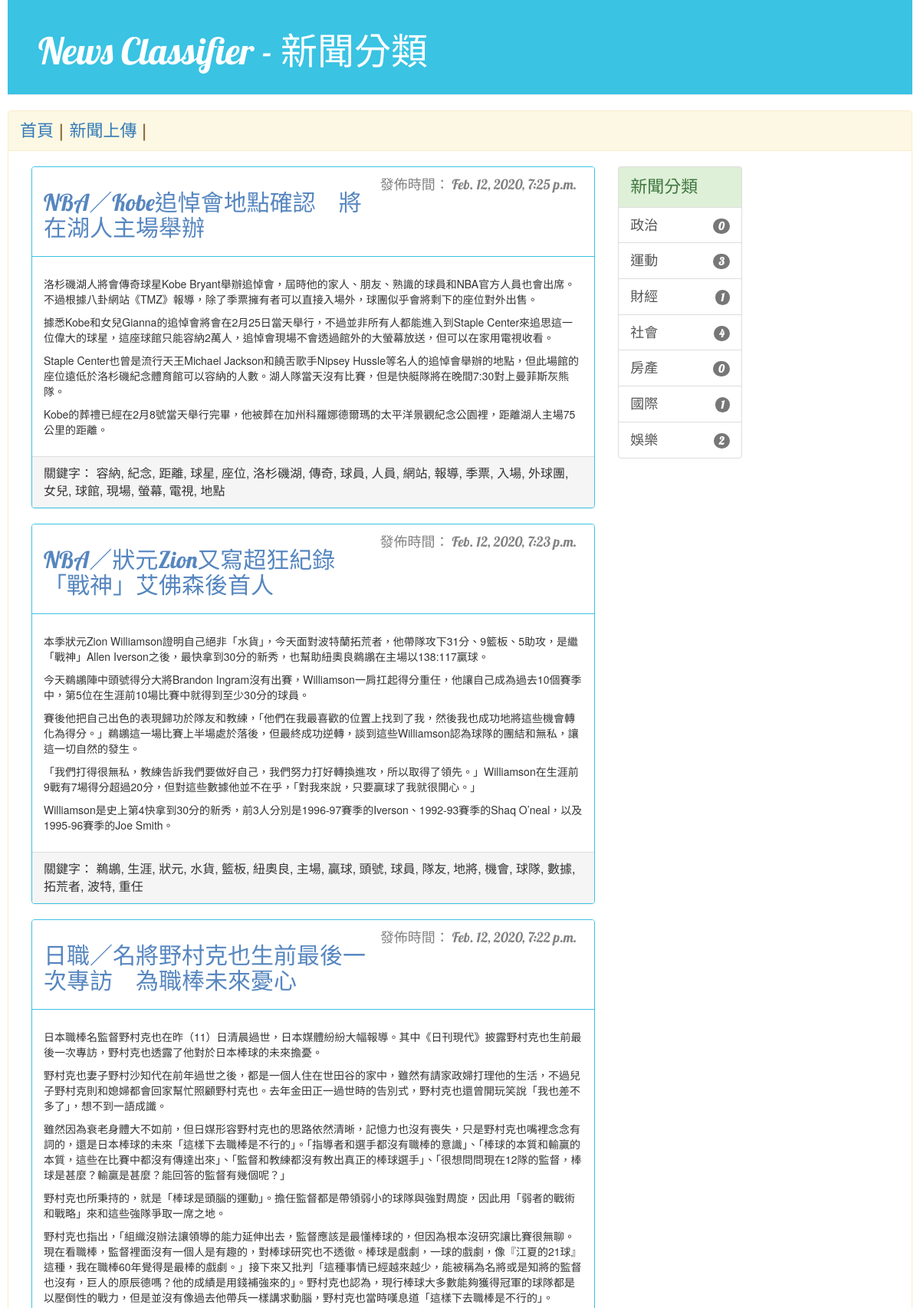
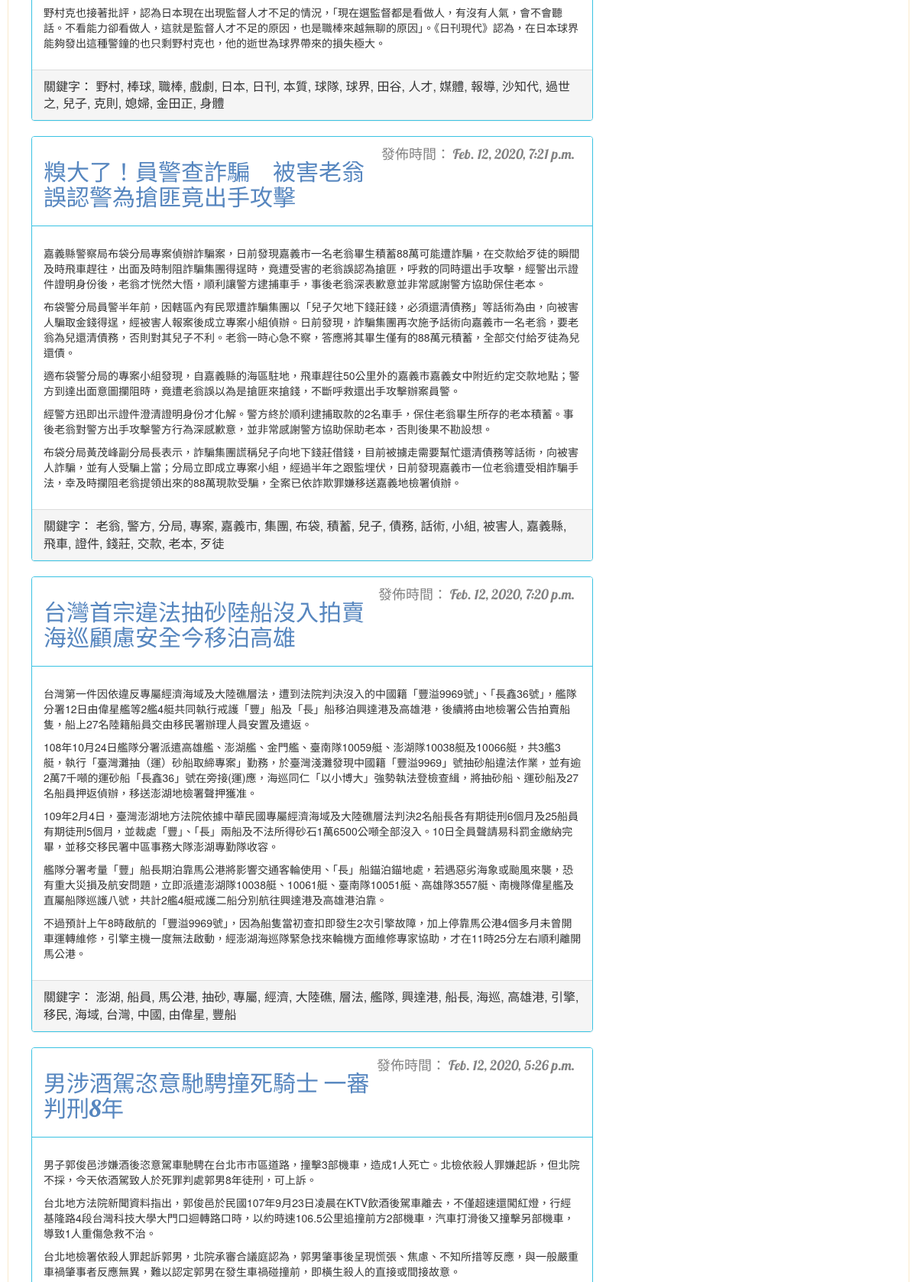
Page /news/ (upper part) on the committed database (2 pictures, top to bottom).
### news/models.py (models this page shows, shortened)
class News(models.Model):
    author = models.ForeignKey(User, on_delete=models.CASCADE) # 連接使用者模組，刪除時則會將關聯對象一併刪除
    title = models.CharField(max_length=200)
    content = models.TextField()
    keyword = models.CharField(max_length=100)
    category = models.IntegerField()
    created_date = models.DateTimeField(default=timezone.now)
    created_time = models.DateTimeField(auto_now_add = True)

class NewsType(models.Model): # 新聞類型
    type_id = models.IntegerField()
    type_name = models.CharField(max_length=15)

### news/views.py (the view)
# urls.py: path('', views.news_list, name='news_list'),
def news_list(request):
    cate_cnt = News.objects.values('category').annotate(cnt=Count('category'))
    types = NewsType.objects.all()
    type_arr = getTypeArr(cate_cnt, types)
    posts = News.objects.all().order_by('-created_date')
    return render(request, 'news/news_list.html', {'posts': posts, 'type_arr': type_arr})

### news/views.py (called while the page is built)
def getTypeArr(cate_cnt, types):
    cate_dict = {}
    for cate in cate_cnt:
        cate_dict[cate['category']] = cate['cnt']
    type_arr = []
    for t in types:
        type_dict = {}
        type_dict['type_id'] = t.type_id
        type_dict['type_name'] = t.type_name
        if t.type_id in cate_dict.keys():
            type_dict['cnt'] = cate_dict[t.type_id]
        else:
            type_dict['cnt'] = 0
        type_arr.append(type_dict)
    return type_arr

### news/templates/news/news_list.html (shortened to what this page needs)
{% extends 'news/base.html' %}
{% block content %}
</div>
<div class=" container-fluid ">
	<div class="col-md-8">
		<br>
		{% for post in posts %}
		<div class="panel panel-mine">
			<div class="panel-heading">
				<div class="date lead-small">
				  <p>發佈時間： {{post.created_date}}</p>
				</div>
				<h2><font color="#5686BF">{{post.title}}</font></h2>
			</div>
			<div class="panel-body">
				<p>{{post.content|linebreaks}}</p>
			</div>
			<div class="panel-footer mid-word">關鍵字： {{post.keyword}}</div>
		</div>
		{% empty %}
		<p class="lead-mid">此分類暫無新聞，敬請期待！</p>
		{% endfor %}
	</div>
{% endblock %}

### news/templates/news/base.html (shortened to what this page needs)
{% load staticfiles %}
<!DOCTYPE html>
<html lang="zh-TW">
<head>
	<link rel="stylesheet" href="https://maxcdn.bootstrapcdn.com/bootstrap/3.3.7/css/bootstrap.min.css">
	<link rel="stylesheet" href="{% static 'css/blog.css' %}">
</head>
<body>
    <div class="page-header">
        <a href="{% url 'news_list' %}"><h1>News Classifier - 新聞分類</h1></a>
    </div>
	<div class="panel panel-warning">
		<div class="panel-heading">
			<a class="lead-mid" href="{% url 'news_list' %}">首頁</a>
			<span class="lead-mid"> | </span>
			<a class="lead-mid" href="{% url 'news_add' %}">新聞上傳</a>
			<span class="lead-mid"> | </span>
    {% block content %}{% endblock %}
	<div class="hidden-xs col-lg-2">
		<br>
		<div class="list-group">
		<div class="list-group-item list-group-item-success lead-mid">新聞分類</div>
			{% for type in type_arr %}
			<a href="{% url 'news_nav' num=type.type_id %}" class="list-group-item lead-small">
				{{ type.type_name }}
				<span class="badge lead-xs">{{ type.cnt }}</span>
			</a>
			{% empty %}
			<ul>暫無分類，敬請期待</ul>
			{% endfor %}
		</div>
	</div>
</div>
</body>
</html>

### news/static/css/blog.css (style rules this page uses)
body { padding-left: 10px; padding-right: 10px; }
div.page-header { background-color: #3AC3E3; margin-top: 0; padding: 20px 20px 20px 40px; }
div.page-header h1, .page-header h1 a, .page-header h1 a:visited, .page-header h1 a:active { color: #ffffff; font-size: 36pt; text-decoration: none; }
h1, h2, h3, h4 { font-family: 'lobster', cursive; }
.date { float: right; color: #828282; padding-right: 8px; }
.mid-word { font-size: 12pt; }
.lead-xs { margin-top:4px; font-size:14px; font-family: 'lobster', cursive; }
.lead-small { font-size:18px; font-family: 'lobster', cursive; }
.lead-mid { font-size:22px; font-family: 'lobster', cursive; }
.panel-mine { border-color:#3AC3E3; }
.panel-mine>.panel-heading { color:#3c763d;background-color:#ffffff;border-color:#3AC3E3;border-size: 10px; }

### rows in the picture
News: created_date "Feb. 12, 2020, 7:25 p.m.", title "NBA／Kobe追悼會地點確認 將在湖人主場舉辦", content "洛杉磯湖人將會傳奇球星Kobe Bryant舉辦追悼會，屆時他的家人、朋友、熟識的球員和NBA官方人員也會出席。不過根據八卦網站《TMZ》報導，除了季票擁有者可以直接入場外，球團似乎會將剩下的座位對外出售。 據悉Kobe和女兒Gianna的追悼會將會在2月25日當天舉行，不過並非所有人都能進入到Staple Center來追思這一位偉大的球星，這座球館只能容納2萬人，追悼會現場不會透過館外的大螢幕放送，但可以在家用電視收看。 Staple Center也曾是流行天王Michael Jackson和饒舌歌手Nipsey Hussle等名人的追悼會舉辦的地點，但此場館的座位遠低於洛杉磯紀念體育館可以容納的人數。湖人隊當天沒有比賽，但是快艇隊將在晚間7:30對上曼菲斯灰熊隊。 Kobe的葬禮已經在2月8號當天舉行完畢，他被葬在加州科羅娜德爾瑪的太平洋景觀紀念公園裡，距離湖人主場75公里的距離。", keyword "容納, 紀念, 距離, 球星, 座位, 洛杉磯湖, 傳奇, 球員, 人員, 網站, 報導, 季票, 入場, 外球團, 女兒, 球館, 現場, 螢幕, 電視, 地點"
News: created_date "Feb. 12, 2020, 7:23 p.m.", title "NBA／狀元Zion又寫超狂紀錄 「戰神」艾佛森後首人", content "本季狀元Zion Williamson證明自己絕非「水貨」，今天面對波特蘭拓荒者，他帶隊攻下31分、9籃板、5助攻，是繼「戰神」Allen Iverson之後，最快拿到30分的新秀，也幫助紐奧良鵜鶘在主場以138:117贏球。 今天鵜鶘陣中頭號得分大將Brandon Ingram沒有出賽，Williamson一肩扛起得分重任，他讓自己成為過去10個賽季中，第5位在生涯前10場比賽中就得到至少30分的球員。 賽後他把自己出色的表現歸功於隊友和教練，「他們在我最喜歡的位置上找到了我，然後我也成功地將這些機會轉化為得分。」鵜鶘這一場比賽上半場處於落後，但最終成功逆轉，談到這些Williamson認為球隊的團結和無私，讓這一切自然的發生。 「我們打得很無私，教練告訴我們要做好自己，我們努力打好轉換進攻，所以取得了領先。」Williamson在生涯前9戰有7場得分超過20分，但對這些數據他並不在乎，「對我來說，只要贏球了我就很開心。」 Williamson是史上第4快拿到30分的新秀，前3人分別是1996-97賽季的Iverson、1992-93賽季的Shaq O’neal，以及1995-96賽季的Joe Smith。", keyword "鵜鶘, 生涯, 狀元, 水貨, 籃板, 紐奧良, 主場, 贏球, 頭號, 球員, 隊友, 地將, 機會, 球隊, 數據, 拓荒者, 波特, 重任"
News: created_date "Feb. 12, 2020, 7:22 p.m.", title "日職／名將野村克也生前最後一次專訪 為職棒未來憂心", content "日本職棒名監督野村克也在昨（11）日清晨過世，日本媒體紛紛大幅報導。其中《日刊現代》披露野村克也生前最後一次專訪，野村克也透露了他對於日本棒球的未來擔憂。 野村克也妻子野村沙知代在前年過世之後，都是一個人住在世田谷的家中，雖然有請家政婦打理他的生活，不過兒子野村克則和媳婦都會回家幫忙照顧野村克也。去年金田正一過世時的告別式，野村克也還曾開玩笑說「我也差不多了」，想不到一語成讖。 雖然因為衰老身體大不如前，但日媒形容野村克也的思路依然清晰，記憶力也沒有喪失，只是野村克也嘴裡念念有詞的，還是日本棒球的未來「這樣下去職棒是不行的」。「指導者和選手都沒有職棒的意識」、「棒球的本質和輸贏的本質，這些在比賽中都沒有傳達出來」、「監督和教練都沒有教出真正的棒球選手」、「很想問問現在12隊的監督，棒球是甚麼？輸贏是甚麼？能回答的監督有幾個呢？」 野村克也所秉持的，就是「棒球是頭腦的運動」。擔任監督都是帶領弱小的球隊與強對周旋，因此用「弱者的戰術和戰略」來和這些強隊爭取一席之地。 野村克也指出，「組織沒辦法讓領導的能力延伸出去，監督應該是最懂棒球的，但因為根本沒研究讓比賽很無聊。現在看職棒，監督裡面沒有一個人是有趣的，對棒球研究也不透徹。棒球是戲劇，一球的戲劇，像『江夏的21球』這種，我在職棒60年覺得是最棒的戲劇。」接下來又批判「這種事情已經越來越少，能被稱為名將或是知將的監督也沒有，巨人的原辰德嗎？他的成績是用錢補強來的」。野村克也認為，現行棒球大多數能夠獲得冠軍的球隊都是以壓倒性的戰力，但是並沒有像過去他帶兵一樣講求動腦，野村克也當時嘆息道「這樣下去職棒是不行的」。…", keyword "野村, 棒球, 職棒, 戲劇, 日本, 日刊, 本質, 球隊, 球界, 田谷, 人才, 媒體, 報導, 沙知代, 過世之, 兒子, 克則, 媳婦, 金田正, 身體"
News: created_date "Feb. 12, 2020, 7:21 p.m.", title "糗大了！員警查詐騙 被害老翁誤認警為搶匪竟出手攻擊", content "嘉義縣警察局布袋分局專案偵辦詐騙案，日前發現嘉義市一名老翁畢生積蓄88萬可能遭詐騙，在交款給歹徒的瞬間及時飛車趕往，出面及時制阻詐騙集團得逞時，竟遭受害的老翁誤認為搶匪，呼救的同時還出手攻擊，經警出示證件證明身份後，老翁才恍然大悟，順利讓警方逮捕車手，事後老翁深表歉意並非常感謝警方協助保住老本。 布袋警分局員警半年前，因轄區內有民眾遭詐騙集團以「兒子欠地下錢莊錢，必須還清債務」等話術為由，向被害人騙取金錢得逞，經被害人報案後成立專案小組偵辦。日前發現，詐騙集團再次施予話術向嘉義市一名老翁，要老翁為兒還清債務，否則對其兒子不利。老翁一時心急不察，答應將其畢生僅有的88萬元積蓄，全部交付給歹徒為兒還債。 適布袋警分局的專案小組發現，自嘉義縣的海區駐地，飛車趕往50公里外的嘉義市嘉義女中附近約定交款地點；警方到達出面意圖攔阻時，竟遭老翁誤以為是搶匪來搶錢，不斷呼救還出手攻擊辦案員警。 經警方迅即出示證件澄清證明身份才化解。警方終於順利逮捕取款的2名車手，保住老翁畢生所存的老本積蓄。事後老翁對警方出手攻擊警方行為深感歉意，並非常感謝警方協助保助老本，否則後果不勘設想。 布袋分局黃茂峰副分局長表示，詐騙集團謊稱兒子向地下錢莊借錢，目前被擄走需要幫忙還清債務等話術，向被害人詐騙，並有人受騙上當；分局立即成立專案小組，經過半年之跟監埋伏，日前發現嘉義市一位老翁遭受相詐騙手法，幸及時攔阻老翁提領出來的88萬現款受騙，全案已依詐欺罪嫌移送嘉義地檢署偵辦。", keyword "老翁, 警方, 分局, 專案, 嘉義市, 集團, 布袋, 積蓄, 兒子, 債務, 話術, 小組, 被害人, 嘉義縣, 飛車, 證件, 錢莊, 交款, 老本, 歹徒"
News: created_date "Feb. 12, 2020, 7:20 p.m.", title "台灣首宗違法抽砂陸船沒入拍賣 海巡顧慮安全今移泊高雄", content "台灣第一件因依違反專屬經濟海域及大陸礁層法，遭到法院判決沒入的中國籍「豐溢9969號」、「長鑫36號」，艦隊分署12日由偉星艦等2艦4艇共同執行戒護「豐」船及「長」船移泊興達港及高雄港，後續將由地檢署公告拍賣船隻，船上27名陸籍船員交由移民署辦理人員安置及遣返。 108年10月24日艦隊分署派遣高雄艦、澎湖艦、金門艦、臺南隊10059艇、澎湖隊10038艇及10066艇，共3艦3艇，執行「臺灣灘抽（運）砂船取締專案」勤務，於臺灣淺灘發現中國籍「豐溢9969」號抽砂船違法作業，並有逾2萬7千噸的運砂船「長鑫36」號在旁接(運)應，海巡同仁「以小博大」強勢執法登檢查緝，將抽砂船、運砂船及27名船員押返偵辦，移送澎湖地檢署聲押獲准。 109年2月4日，臺灣澎湖地方法院依據中華民國專屬經濟海域及大陸礁層法判決2名船長各有期徒刑6個月及25船員有期徒刑5個月，並裁處「豐」、「長」兩船及不法所得砂石1萬6500公噸全部沒入。10日全員聲請易科罰金繳納完畢，並移交移民署中區事務大隊澎湖專勤隊收容。 艦隊分署考量「豐」船長期泊靠馬公港將影響交通客輪使用、「長」船錨泊錨地處，若遇惡劣海象或颱風來襲，恐有重大災損及航安問題，立即派遣澎湖隊10038艇、10061艇、臺南隊10051艇、高雄隊3557艇、南機隊偉星艦及直屬船隊巡護八號，共計2艦4艇戒護二船分別航往興達港及高雄港泊靠。 不過預計上午8時啟航的「豐溢9969號」，因為船隻當初查扣即發生2次引擎故障，加上停靠馬公港4個多月未曾開車運轉維修，引擎主機一度無法啟動，經澎湖海巡隊緊急找來輪機方面維修專家協助，才在11時25分左右順利離開馬公港。", keyword "澎湖, 船員, 馬公港, 抽砂, 專屬, 經濟, 大陸礁, 層法, 艦隊, 興達港, 船長, 海巡, 高雄港, 引擎, 移民, 海域, 台灣, 中國, 由偉星, 豐船"
News: created_date "Feb. 12, 2020, 5:26 p.m.", title "男涉酒駕恣意馳騁撞死騎士 一審判刑8年", content "男子郭俊邑涉嫌酒後恣意駕車馳騁在台北市市區道路，撞擊3部機車，造成1人死亡。北檢依殺人罪嫌起訴，但北院不採，今天依酒駕致人於死罪判處郭男8年徒刑，可上訴。 台北地方法院新聞資料指出，郭俊邑於民國107年9月23日凌晨在KTV飲酒後駕車離去，不僅超速還闖紅燈，行經基隆路4段台灣科技大學大門口迴轉路口時，以約時速106.5公里追撞前方2部機車，汽車打滑後又撞擊另部機車，導致1人重傷急救不治。 台北地檢署依殺人罪起訴郭男，北院承審合議庭認為，郭男肇事後呈現慌張、焦慮、不知所措等反應，與一般嚴重車禍肇事者反應無異，難以認定郭男在發生車禍碰撞前，即橫生殺人的直接或間接故意。"
NewsType: type_name "政治"
NewsType: type_name "運動"
NewsType: type_name "財經"
NewsType: type_name "社會"
NewsType: type_name "房產"
NewsType: type_name "國際"
NewsType: type_name "娛樂"

### other values in the picture
{{ type.cnt }} "0" "3" "1" "4" "0" "1" "2"
